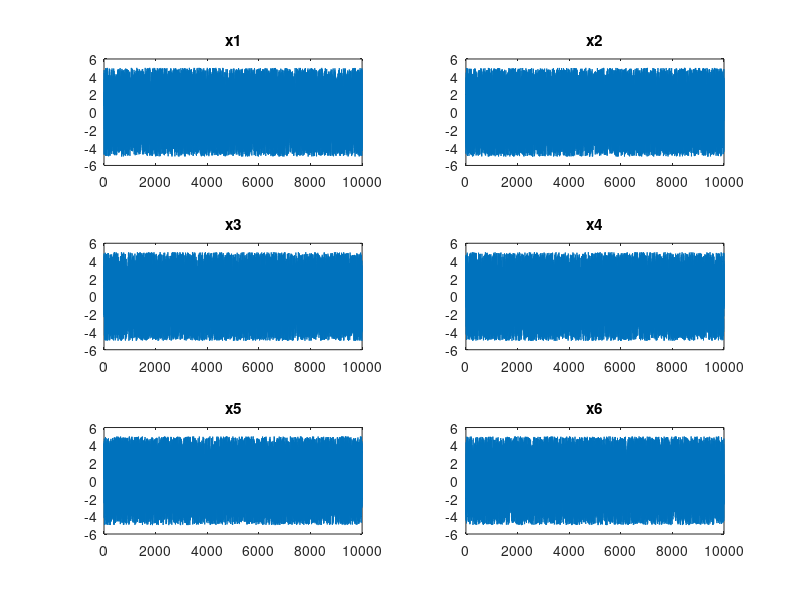
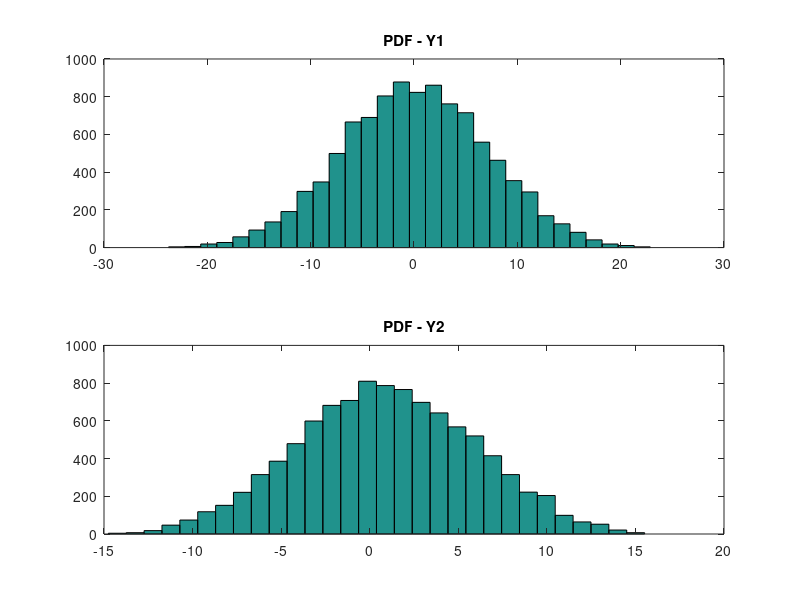
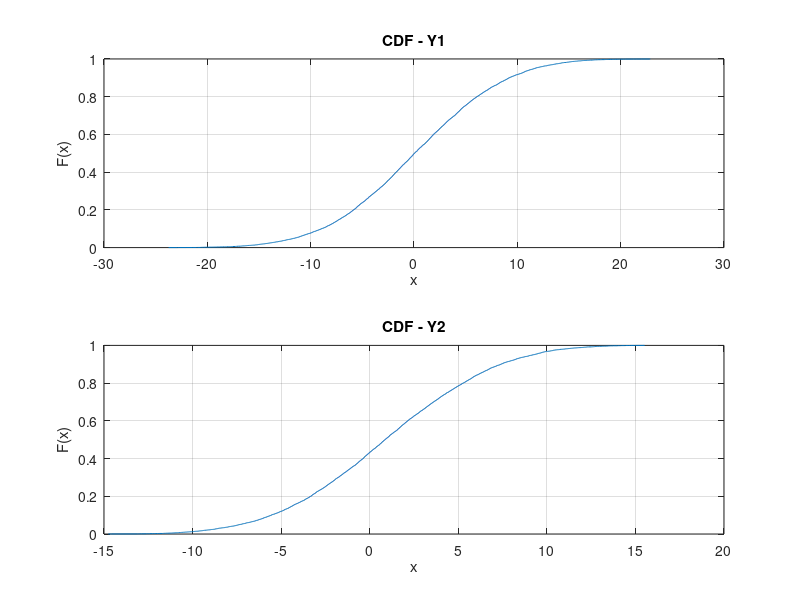

Here is the MATLAB script that generated these plots, in order:
R1=-5;
R2=5;
x1=[];
x2=[];
x3=[];
x4=[];
x5=[];
x6=[];
Y_1= [];
Y_2=[];
for i=1:10000
    x1(i)=(R2-R1)*rand+R1;
    x2(i)=(R2-R1)*rand+R1;
    x3(i)=(R2-R1)*rand+R1;
    x4(i)=(R2-R1)*rand+R1;
    x5(i)=(R2-R1)*rand+R1;
    x6(i)=(R2-R1)*rand+R1;
    Y_1(i)= x1(i)+x2(i)+x3(i)+x4(i)+x5(i)+x6(i);
    Y_2(i)=x1(i)+(x2(1)*.5)+(x3(i)*.8)+(x4(i)+1.8)+(x5(i)*.3)+(x6(i)*.5);
end

figure(1)
subplot(3,2,1);plot(x1);title('x1');
subplot(3,2,2);plot(x2);title('x2');  
subplot(3,2,3);plot(x3);title('x3');
subplot(3,2,4);plot(x4);title('x4');
subplot(3,2,5);plot(x5);title('x5');
subplot(3,2,6);plot(x6);title('x6');

figure(2)
subplot(2,1,1);hist(Y_1,30);title('PDF - Y1');
subplot(2,1,2);hist(Y_2,30);title('PDF - Y2');

figure(3)
subplot(2,1,1);cdfplot(Y_1);title('CDF - Y1');
subplot(2,1,2);cdfplot(Y_2);title('CDF - Y2');

%% b

sum1=0;
for i=1:length(Y_1)
    sum1=sum1+Y_1(i);
end
Mn=sum1/length(Y_1)

sum2=0;
for i=length(Y_1)
    sum2=sum2+(Y_1(i)-Mn)^2;
end
sigma2=sum2/length(Y_1);


    